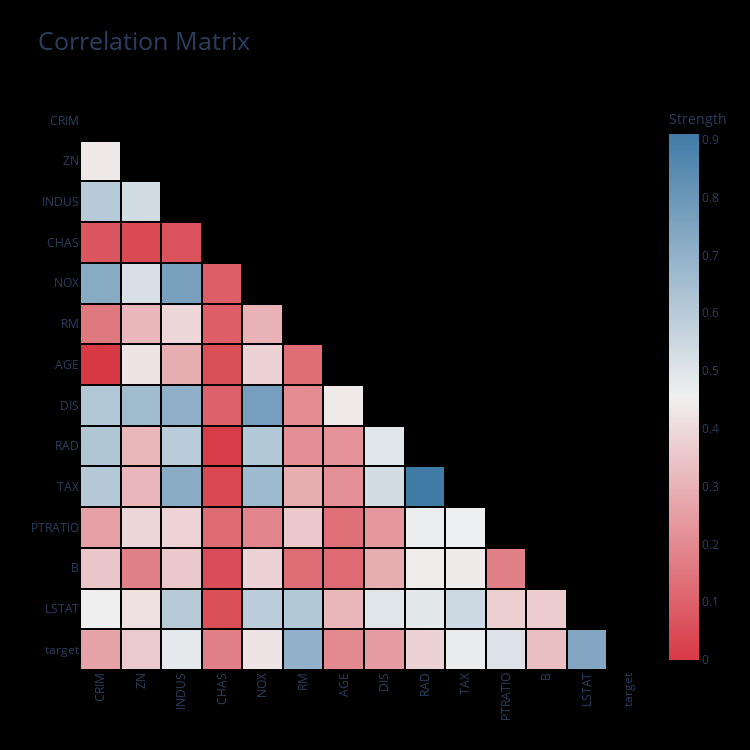

The code cell stored with this chart in its notebook:
### Markdown cell above
## Show categorical features
**WARNING**: When using categorical features, the matrix represents strength of association (i.e. in the scale [0, 1]). This is because it is hard to define the meaning of a *negative association* involving a categorical feature.

### Code cell
dd.correlation_matrix(df, categorical=True, viz_backend="plotly")

### Figure 1 — Plotly figure (JSON) as saved in the notebook; plotly's stock layout.template omitted (floating-point values rounded to 4 significant figures; data arrays with more than 128 entries replaced by an {"elided": "..."} marker saying what was removed)
{"data": [{"colorbar": {"title": {"text": "Strength"}}, "colorscale": {"elided": "255x2 mixed values"}, "connectgaps": false, "type": "heatmap", "x": ["CRIM", "ZN", "INDUS", "CHAS", "NOX", "RM", "AGE", "DIS", "RAD", "TAX", "PTRATIO", "B", "LSTAT", "target"], "xgap": 2, "y": ["target", "LSTAT", "B", "PTRATIO", "TAX", "RAD", "DIS", "AGE", "RM", "NOX", "CHAS", "INDUS", "ZN", "CRIM"], "ygap": 2, "z": {"elided": "14x14 float values"}}], "layout": {"autosize": false, "height": 750, "paper_bgcolor": "rgb(0,0,0,0)", "plot_bgcolor": "rgb(0,0,0,0)", "title": {"font": {"size": 25}, "text": "Correlation Matrix"}, "width": 750, "xaxis": {"automargin": true, "autorange": true, "range": [-0.5, 13.5], "showgrid": false, "tickangle": -90, "ticks": "", "type": "category"}, "yaxis": {"automargin": true, "autorange": true, "range": [-0.5, 13.5], "showgrid": false, "ticks": "", "type": "category"}}}
